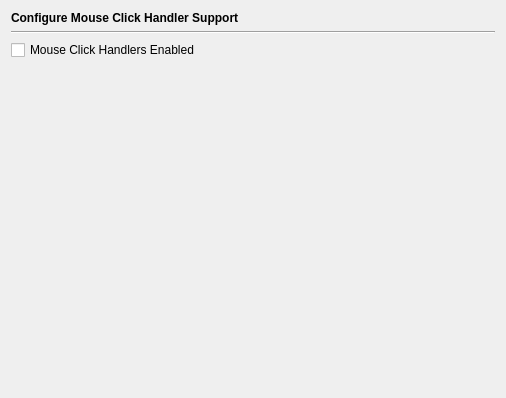
<?xml version="1.0" encoding="UTF-8"?>
<ui version="4.0">
 <class>EditorMouseClickHandlerPage</class>
 <widget class="QWidget" name="EditorMouseClickHandlerPage">
  <property name="geometry">
   <rect>
    <x>0</x>
    <y>0</y>
    <width>506</width>
    <height>398</height>
   </rect>
  </property>
  <layout class="QVBoxLayout" name="verticalLayout">
   <item>
    <widget class="QLabel" name="headerLabel">
     <property name="text">
      <string>&lt;b&gt;Configure Mouse Click Handler Support&lt;/b&gt;</string>
     </property>
    </widget>
   </item>
   <item>
    <widget class="Line" name="line6">
     <property name="frameShape">
      <enum>QFrame::HLine</enum>
     </property>
     <property name="frameShadow">
      <enum>QFrame::Sunken</enum>
     </property>
     <property name="orientation">
      <enum>Qt::Horizontal</enum>
     </property>
    </widget>
   </item>
   <item>
    <widget class="QCheckBox" name="mcEnabledCheckBox">
     <property name="toolTip">
      <string>Select this to enable support for mouse click handlers</string>
     </property>
     <property name="whatsThis">
      <string>&lt;b&gt;Mouse Click Handlers Enabled&lt;/b&gt;&lt;p&gt;Select to enable support for mouse click handlers. Individual mouse click handlers may be configured on subordinate pages, if such have been installed and registered. This is usually done by plug-ins.&lt;/p&gt;</string>
     </property>
     <property name="text">
      <string>Mouse Click Handlers Enabled</string>
     </property>
    </widget>
   </item>
   <item>
    <spacer>
     <property name="orientation">
      <enum>Qt::Vertical</enum>
     </property>
     <property name="sizeHint" stdset="0">
      <size>
       <width>456</width>
       <height>51</height>
      </size>
     </property>
    </spacer>
   </item>
  </layout>
 </widget>
 <tabstops>
  <tabstop>mcEnabledCheckBox</tabstop>
 </tabstops>
 <resources/>
 <connections/>
</ui>
